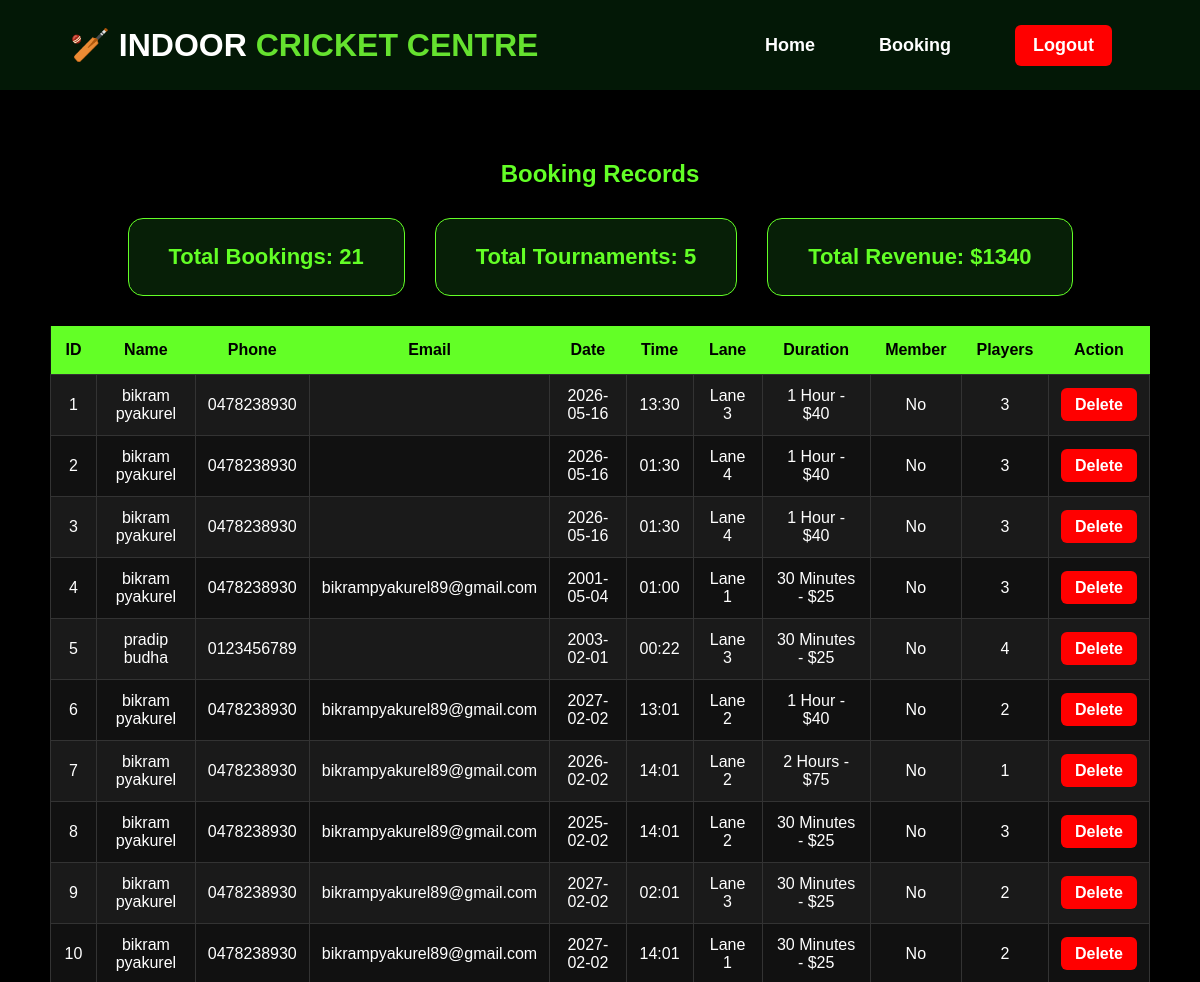
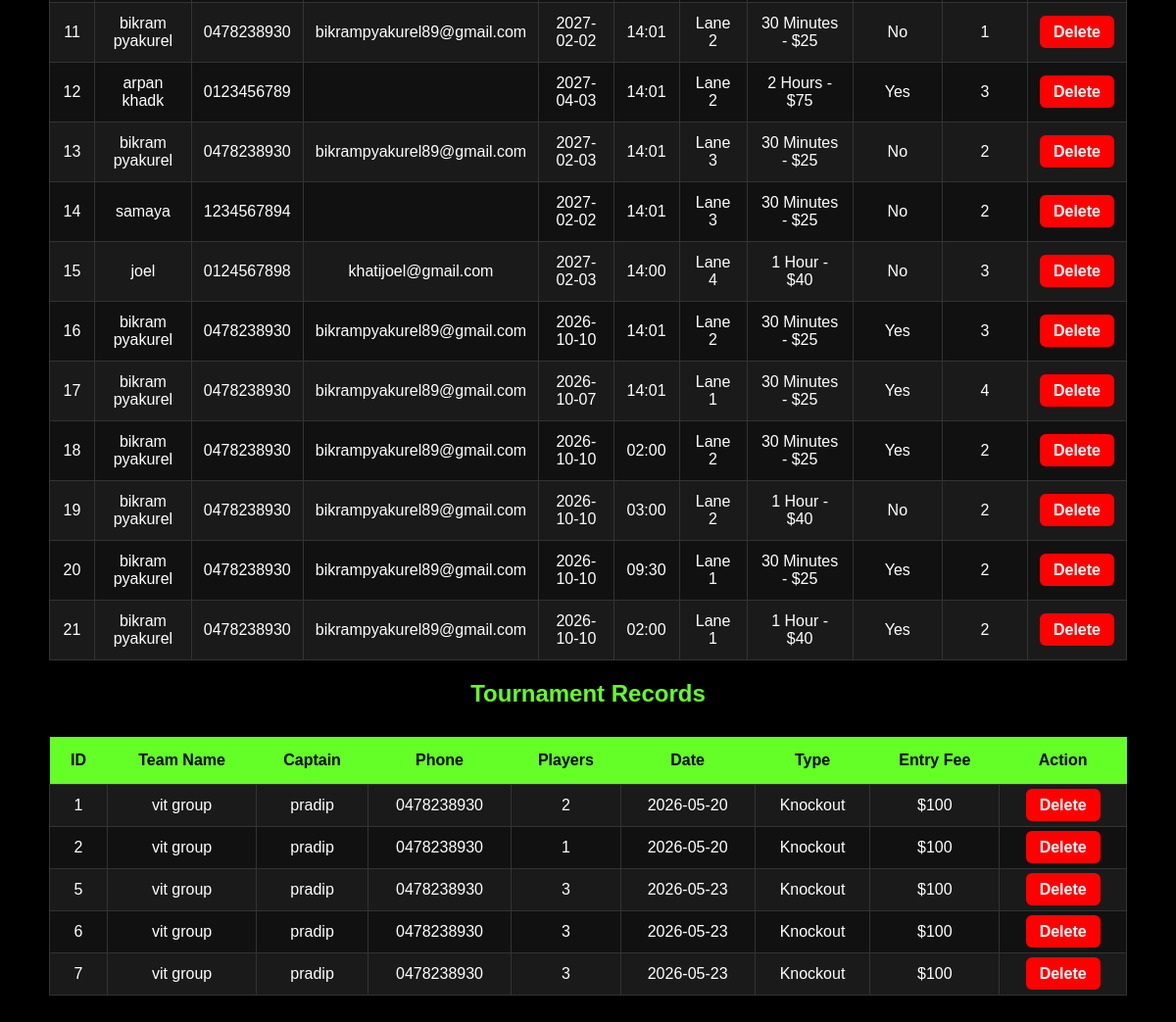
/admin (signed in), run on the app's committed database (2 pictures, top to bottom).
### tables this page shows
CREATE TABLE bookings (
    id INTEGER PRIMARY KEY AUTOINCREMENT,
    full_name TEXT NOT NULL,
    phone TEXT NOT NULL,
    email TEXT,
    booking_date TEXT NOT NULL,
    booking_time TEXT NOT NULL,
    lane TEXT NOT NULL,
    duration TEXT NOT NULL,
    member TEXT NOT NULL,
    players INTEGER NOT NULL
);

CREATE TABLE tournaments (
    id INTEGER PRIMARY KEY AUTOINCREMENT,
    team_name TEXT NOT NULL,
    captain_name TEXT NOT NULL,
    phone TEXT NOT NULL,
    players INTEGER NOT NULL,
    tournament_date TEXT NOT NULL,
    tournament_type TEXT NOT NULL,
    entry_fee TEXT NOT NULL
);

### app.py (the view)
@app.route('/admin')
@admin_required
def admin():
    import sqlite3
    conn = sqlite3.connect('indoor_cricket.db')
    cursor = conn.cursor()
    cursor.execute("SELECT * FROM bookings")
    bookings = cursor.fetchall()
    cursor.execute("SELECT * FROM tournaments")
    tournaments = cursor.fetchall()
    conn.close()
    return render_template('admin.html', bookings=bookings, tournaments=tournaments)

### app.py (called while the page is built)
def admin_required(f):
    @wraps(f)
    def decorated_function(*args, **kwargs):
        if 'admin' not in session:
            return redirect('/admin-login')
        return f(*args, **kwargs)
    return decorated_function

### templates/admin.html (shortened to what this page needs)
<!DOCTYPE html>
<html>
<head>
    <link rel="stylesheet" href="{{ url_for('static', filename='style.css') }}">
</head>
<body class="admin-page">
    <header class="topbar">
        <div class="logo">
            🏏 INDOOR <span>CRICKET CENTRE</span>
        </div>
        <nav>
            <a href="/">Home</a>
            <a href="/booking">Booking</a>
            {% if session.get('admin') %}
                <a href="/admin-logout" class="admin-logout-btn">Logout</a>
            {% endif %}
        </nav>
    </header>
    <section class="admin-section">
        <h1>Booking Records</h1>
        <div class="stats-boxes">
            <div class="stat-card">Total Bookings: {{ bookings|length }}</div>
            <div class="stat-card">Total Tournaments: {{ tournaments|length }}</div>
            <div class="stat-card">Total Revenue: ${{ (bookings|length * 40) + (tournaments|length * 100) }}</div>
        </div>
        <table>
            <tr>
                <th>ID</th>
                <th>Name</th>
                <th>Phone</th>
                <th>Email</th>
                <th>Date</th>
                <th>Time</th>
                <th>Lane</th>
                <th>Duration</th>
                <th>Member</th>
                <th>Players</th>
                <th>Action</th>
            </tr>
            {% for booking in bookings %}
            <tr>
                <td>{{ booking[0] }}</td>
                <td>{{ booking[1] }}</td>
                <td>{{ booking[2] }}</td>
                <td>{{ booking[3] }}</td>
                <td>{{ booking[4] }}</td>
                <td>{{ booking[5] }}</td>
                <td>{{ booking[6] }}</td>
                <td>{{ booking[7] }}</td>
                <td>{{ booking[8] }}</td>
                <td>{{ booking[9] }}</td>
                <td>
                    <a class="delete-btn" href="/delete_booking/{{ booking[0] }}">Delete</a>
                </td>
            </tr>
            {% endfor %}
        </table>
        <h1>Tournament Records</h1>
<table>
    <tr>
        <th>ID</th>
        <th>Team Name</th>
        <th>Captain</th>
        <th>Phone</th>
        <th>Players</th>
        <th>Date</th>
        <th>Type</th>
        <th>Entry Fee</th>
        <th>Action</th>
    </tr>
    {% for tournament in tournaments %}
    <tr>
        <td>{{ tournament[0] }}</td>
        <td>{{ tournament[1] }}</td>
        <td>{{ tournament[2] }}</td>
        <td>{{ tournament[3] }}</td>
        <td>{{ tournament[4] }}</td>
        <td>{{ tournament[5] }}</td>
        <td>{{ tournament[6] }}</td>
        <td>{{ tournament[7] }}</td>
        <td>
        <a href="{{ url_for('delete_tournament', id=tournament[0]) }}"
            class="delete-btn">
             Delete
        </a>
        </td>
    </tr>
    {% endfor %}
    </table>
    </section>
</body>
</html>

### static/style.css (style rules this page uses)
body { margin:0; font-family:Arial, sans-serif; background:#020702; color:white; }
.topbar { height:80px; background:#031806; display:flex; justify-content:space-between; align-items:center; padding:0 55px; position:sticky; top:0; z-index:1000; }
.logo { font-size:28px; font-weight:bold; }
.logo span, .hero span, .promo span, .why span { color:#65e22f; }
nav a { color:white; text-decoration:none; margin:0 17px; font-weight:bold; font-size:17px; }
nav a, .main-btn, .small-btn, .gold-btn, .card, .promo-box div { transition:0.3s ease; }
.topbar { height:90px; background:#031806; display:flex; justify-content:space-between; align-items:center; padding:0 70px; }
.logo { font-size:32px; font-weight:bold; color:white; }
.logo span { color:#65e22f; }
.topbar nav a { color:white; text-decoration:none; margin:0 18px; font-weight:bold; font-size:18px; }
.admin-page { background:black; color:white; min-height:100vh; }
.admin-section { padding:50px; }
.admin-section h1 { text-align:center; margin-bottom:30px; color:#63ff26; }
table { width:100%; border-collapse:collapse; background:#111; }
th { background:#63ff26; color:black; padding:15px; }
td { padding:12px; border:1px solid #333; text-align:center; }
tr:nth-child(even) { background:#1a1a1a; }
.delete-btn { background:red; color:white; padding:8px 14px; border-radius:6px; text-decoration:none; font-weight:bold; }
.stats-boxes { display:flex; justify-content:center; gap:30px; margin-bottom:30px; }
.stat-card { background:#071f07; border:1px solid #63ff26; padding:25px 40px; border-radius:15px; color:#63ff26; font-size:22px; font-weight:bold; }
nav { display: flex; align-items: center; gap: 28px; white-space: nowrap; }
nav a { text-decoration: none; color: white; font-weight: bold; }
.admin-logout-btn { background: red; color: white; padding: 10px 18px; border-radius: 6px; text-decoration: none; font-weight: bold; }

### data on the page
bookings: id "1", full_name "bikram pyakurel", phone "0478238930", booking_date "2026-05-16", booking_time "13:30", lane "Lane 3", duration "1 Hour - $40", member "No", players "3"
bookings: id "2", full_name "bikram pyakurel", phone "0478238930", booking_date "2026-05-16", booking_time "01:30", lane "Lane 4", duration "1 Hour - $40", member "No", players "3"
bookings: id "3", full_name "bikram pyakurel", phone "0478238930", booking_date "2026-05-16", booking_time "01:30", lane "Lane 4", duration "1 Hour - $40", member "No", players "3"
bookings: id "4", full_name "bikram pyakurel", phone "0478238930", email "bikrampyakurel89@gmail.com", booking_date "2001-05-04", booking_time "01:00", lane "Lane 1", duration "30 Minutes - $25", member "No", players "3"
bookings: id "5", full_name "pradip budha", phone "0123456789", booking_date "2003-02-01", booking_time "00:22", lane "Lane 3", duration "30 Minutes - $25", member "No", players "4"
bookings: id "6", full_name "bikram pyakurel", phone "0478238930", email "bikrampyakurel89@gmail.com", booking_date "2027-02-02", booking_time "13:01", lane "Lane 2", duration "1 Hour - $40", member "No", players "2"
bookings: id "7", full_name "bikram pyakurel", phone "0478238930", email "bikrampyakurel89@gmail.com", booking_date "2026-02-02", booking_time "14:01", lane "Lane 2", duration "2 Hours - $75", member "No", players "1"
bookings: id "8", full_name "bikram pyakurel", phone "0478238930", email "bikrampyakurel89@gmail.com", booking_date "2025-02-02", booking_time "14:01", lane "Lane 2", duration "30 Minutes - $25", member "No", players "3"
bookings: id "9", full_name "bikram pyakurel", phone "0478238930", email "bikrampyakurel89@gmail.com", booking_date "2027-02-02", booking_time "02:01", lane "Lane 3", duration "30 Minutes - $25", member "No", players "2"
bookings: id "10", full_name "bikram pyakurel", phone "0478238930", email "bikrampyakurel89@gmail.com", booking_date "2027-02-02", booking_time "14:01", lane "Lane 1", duration "30 Minutes - $25", member "No", players "2"
bookings: id "11", full_name "bikram pyakurel", phone "0478238930", email "bikrampyakurel89@gmail.com", booking_date "2027-02-02", booking_time "14:01", lane "Lane 2", duration "30 Minutes - $25", member "No", players "1"
bookings: id "12", full_name "arpan khadk", phone "0123456789", booking_date "2027-04-03", booking_time "14:01", lane "Lane 2", duration "2 Hours - $75", member "Yes", players "3"
bookings: id "13", full_name "bikram pyakurel", phone "0478238930", email "bikrampyakurel89@gmail.com", booking_date "2027-02-03", booking_time "14:01", lane "Lane 3", duration "30 Minutes - $25", member "No", players "2"
bookings: id "14", full_name "samaya", phone "1234567894", booking_date "2027-02-02", booking_time "14:01", lane "Lane 3", duration "30 Minutes - $25", member "No", players "2"
bookings: id "15", full_name "joel", phone "0124567898", email "khatijoel@gmail.com", booking_date "2027-02-03", booking_time "14:00", lane "Lane 4", duration "1 Hour - $40", member "No", players "3"
bookings: id "16", full_name "bikram pyakurel", phone "0478238930", email "bikrampyakurel89@gmail.com", booking_date "2026-10-10", booking_time "14:01", lane "Lane 2", duration "30 Minutes - $25", member "Yes", players "3"
bookings: id "17", full_name "bikram pyakurel", phone "0478238930", email "bikrampyakurel89@gmail.com", booking_date "2026-10-07", booking_time "14:01", lane "Lane 1", duration "30 Minutes - $25", member "Yes", players "4"
bookings: id "18", full_name "bikram pyakurel", phone "0478238930", email "bikrampyakurel89@gmail.com", booking_date "2026-10-10", booking_time "02:00", lane "Lane 2", duration "30 Minutes - $25", member "Yes", players "2"
bookings: id "19", full_name "bikram pyakurel", phone "0478238930", email "bikrampyakurel89@gmail.com", booking_date "2026-10-10", booking_time "03:00", lane "Lane 2", duration "1 Hour - $40", member "No", players "2"
bookings: id "20", full_name "bikram pyakurel", phone "0478238930", email "bikrampyakurel89@gmail.com", booking_date "2026-10-10", booking_time "09:30", lane "Lane 1", duration "30 Minutes - $25", member "Yes", players "2"
bookings: id "21", full_name "bikram pyakurel", phone "0478238930", email "bikrampyakurel89@gmail.com", booking_date "2026-10-10", booking_time "02:00", lane "Lane 1", duration "1 Hour - $40", member "Yes", players "2"
tournaments: id "1", team_name "vit group", captain_name "pradip", phone "0478238930", players "2", tournament_date "2026-05-20", tournament_type "Knockout", entry_fee "$100"
tournaments: id "2", team_name "vit group", captain_name "pradip", phone "0478238930", players "1", tournament_date "2026-05-20", tournament_type "Knockout", entry_fee "$100"
tournaments: id "5", team_name "vit group", captain_name "pradip", phone "0478238930", players "3", tournament_date "2026-05-23", tournament_type "Knockout", entry_fee "$100"
tournaments: id "6", team_name "vit group", captain_name "pradip", phone "0478238930", players "3", tournament_date "2026-05-23", tournament_type "Knockout", entry_fee "$100"
tournaments: id "7", team_name "vit group", captain_name "pradip", phone "0478238930", players "3", tournament_date "2026-05-23", tournament_type "Knockout", entry_fee "$100"

### other printed values
{{ bookings|length }} "21"
{{ tournaments|length }} "5"
{{ (bookings|length * 40) + (tournaments|length * 100) }} "1340"
